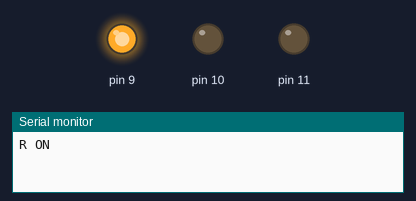
Recording of a sketch running on a simulated Arduino Uno, built with avr-gcc and run on an emulated ATmega328P. Parts: output pins drawn as LEDs (lit = HIGH), the last lines printed to the serial monitor.

Above: at 1.0 s.
At 5.0 s:
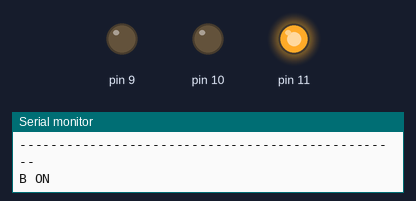
At 7.0 s:
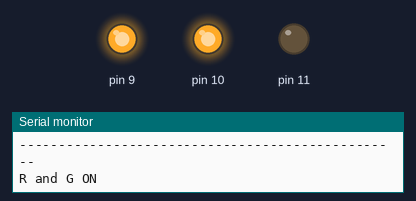
At 9.0 s:
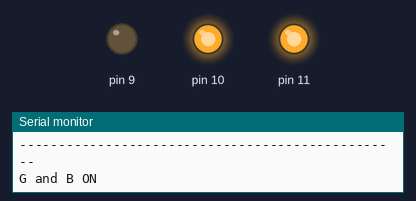
At 13.0 s:
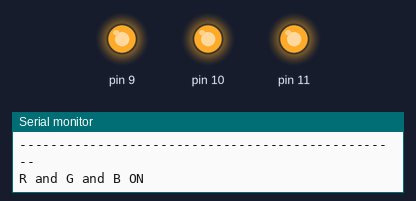
At 17.0 s:
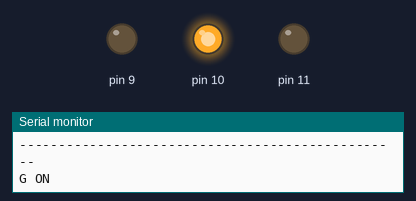
Timing chart, 0 to 18.2 s (numbered marks = the images above):
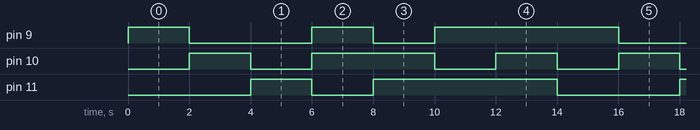

The sketch:

rgb01.ino
```cpp
# include <PWMLed.h>

PWMLed red(9);
PWMLed green(10);
PWMLed blue(11);

void setup() {
  Serial.begin(115200);
}

void loop() {
  one_color();
  two_color();
  three_color();
}

// LED 모두 끄기
void led_off(int d_time = 2000)
{
  delay(d_time);

  red.off();
  green.off();
  blue.off();

  Serial.println("-------------------------------------------------");
}

// LED 1개씩
void one_color() {
  Serial.println("R ON");
  red.on();
  led_off();

  Serial.println("G ON");
  green.on();
  led_off();

  Serial.println("B ON");
  blue.on();
  led_off();
}

// LED 2개씩 ON
void two_color() {
  Serial.println("R and G ON");
  red.on();
  green.on();
  led_off();

  Serial.println("G and B ON");
  green.on();
  blue.on();
  led_off();

  Serial.println("B and R ON");
  blue.on();
  red.on();
  led_off();
}

// LED 3개
void three_color() {
  Serial.println("R and G and B ON");
  red.on();
  green.on();
  blue.on();
  led_off();
}
```

Measured:
- by itself, pin 9: repeats every 14.0 s: LOW 4.0 s, HIGH 2.0 s, LOW 2.0 s, HIGH 6.0 s
- by itself, pin 10: repeats every 14.0 s: LOW 2.0 s, HIGH 4.0 s, 2 × (LOW 2.0 s, HIGH 2.0 s)
- by itself, pin 11: repeats every 14.0 s: LOW 2.0 s, HIGH 6.0 s, LOW 4.0 s, HIGH 2.0 s
